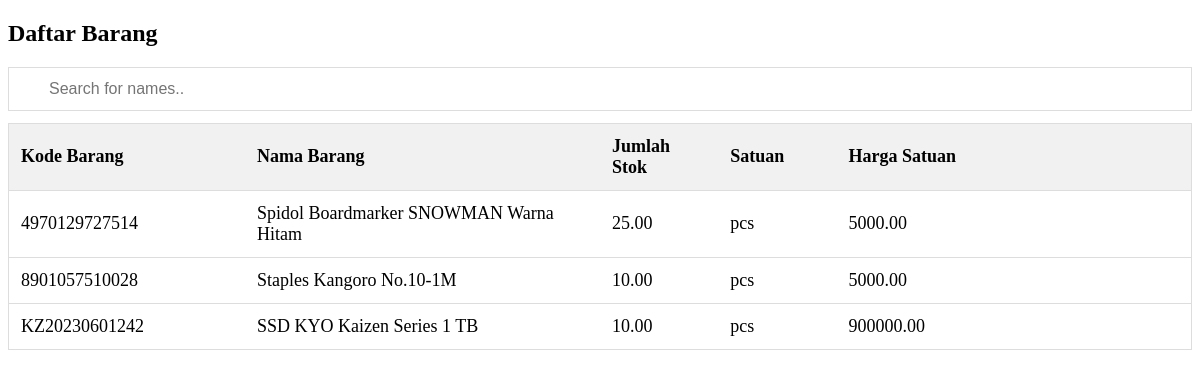
The app's page /daftarbarang.php with its own data.
### tables this page shows
CREATE TABLE `barang` (
  `KodeBarang` varchar(30) NOT NULL,
  `NamaBarang` varchar(50) NOT NULL,
  `Jumlah` double(9,2) DEFAULT NULL,
  `Satuan` varchar(30) DEFAULT NULL,
  `HargaSatuan` double(12,2) DEFAULT NULL
);

### daftarbarang.php (the view, shortened to what this page needs)
<!DOCTYPE html>
<html>
<head>
</head>
<body>
<h2>Daftar Barang</h2>
<input type="text" id="myInput" onkeyup="myFunction()" placeholder="Search for names.." title="Type in a name">
<table id="myTable">
  <tr class="header">
    <th style="width:20%;">Kode Barang</th>
    <th style="width:30%;">Nama Barang</th>
	<th style="width:10%;">Jumlah Stok</th>
	<th style="width:10%;">Satuan</th>
	<th style="width:30%;">Harga Satuan</th>
  </tr>
<?php include('koneksi.db.php');
$sql="select * from barang";
$q=mysqli_query($koneksi,$sql);
$r=mysqli_fetch_array($q);
do { ?>
  <tr>
    <td><?php echo $r['KodeBarang'];?></td>
    <td><?php echo $r['NamaBarang'];?></td>
	<td><?php echo $r['Jumlah'];?></td>
	<td><?php echo $r['Satuan'];?></td>
	<td><?php echo $r['HargaSatuan'];?></td>
  </tr>
<?php } while($r=mysqli_fetch_array($q)); ?>
</table>
</body>
</html>

### daftarbarang.php (style rules this page uses)
* { box-sizing: border-box; }
#myInput { background-image: url('/css/searchicon.png'); background-position: 10px 10px; background-repeat: no-repeat; width: 100%; font-size: 16px; padding: 12px 20px 12px 40px; border: 1px solid #ddd; margin-bottom: 12px; }
#myTable { border-collapse: collapse; width: 100%; border: 1px solid #ddd; font-size: 18px; }
#myTable th, #myTable td { text-align: left; padding: 12px; }
#myTable tr { border-bottom: 1px solid #ddd; }
#myTable tr.header, #myTable tr:hover { background-color: #f1f1f1; }

### records on screen
barang: KodeBarang "4970129727514", NamaBarang "Spidol Boardmarker SNOWMAN Warna Hitam", Jumlah "25.00", Satuan "pcs", HargaSatuan "5000.00"
barang: KodeBarang "8901057510028", NamaBarang "Staples Kangoro No.10-1M", Jumlah "10.00", Satuan "pcs", HargaSatuan "5000.00"
barang: KodeBarang "KZ20230601242", NamaBarang "SSD KYO Kaizen Series 1 TB", Jumlah "10.00", Satuan "pcs", HargaSatuan "900000.00"
